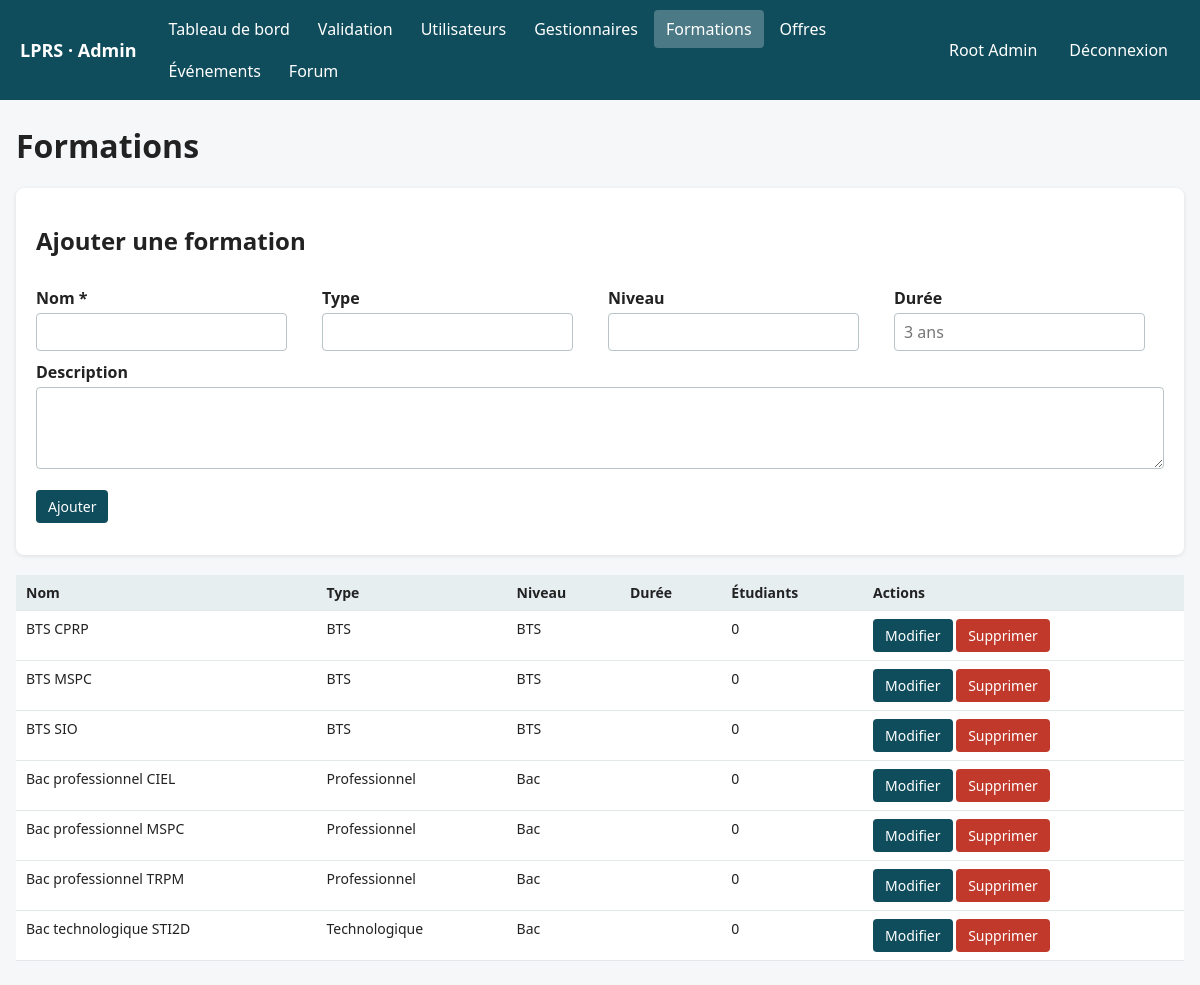
The page /src/admin/formations.php (signed in) on the database its author committed.
### tables this page shows
CREATE TABLE IF NOT EXISTS `utilisateur` (
                                             `id_utilisateur` int NOT NULL AUTO_INCREMENT,
                                             `nom` varchar(100) NOT NULL,
    `prenom` varchar(100) NOT NULL,
    `email` varchar(150) NOT NULL,
    `mot_de_passe` varchar(255) NOT NULL,
    `type_profil` varchar(30) NOT NULL,
    `statut_validation` varchar(30) DEFAULT 'En attente',
    PRIMARY KEY (`id_utilisateur`),
    UNIQUE KEY `email` (`email`)
    );

CREATE TABLE IF NOT EXISTS `formation` (
                                           `id_formation` int NOT NULL AUTO_INCREMENT,
                                           `nom_formation` varchar(100) NOT NULL,
    `niveau` varchar(50) DEFAULT NULL,
    `duree` varchar(50) DEFAULT NULL,
    `description` text,
    `type_formation` varchar(50) DEFAULT NULL,
    PRIMARY KEY (`id_formation`)
    );

### src/admin/outils.php (called while the page is built, shortened)
<?php
function e($texte)
{
    return htmlspecialchars((string)$texte, ENT_QUOTES, 'UTF-8');
}

### src/admin/garde_admin.php (called while the page is built, shortened)
<?php
require_once __DIR__ . '/outils.php';
$bdd = (new Bdd())->getConnexionBdd();
$requete = $bdd->prepare(
    "SELECT id_utilisateur, nom, prenom
     FROM utilisateur
     WHERE id_utilisateur = :id
       AND type_profil = 'gestionnaire'
       AND statut_validation = 'Validé'"
);
$requete->execute(['id' => $_SESSION['user_id']]);
$adminConnecte = $requete->fetch(PDO::FETCH_ASSOC);

### src/admin/formations.php (the view, shortened to what this page needs)
<?php
require_once __DIR__ . '/garde_admin.php';
$edition = null;
$formations = $bdd->query(
    'SELECT f.*, (SELECT COUNT(*) FROM etudiant e WHERE e.id_formation = f.id_formation) AS nb_etudiants
     FROM formation f ORDER BY f.type_formation, f.nom_formation'
)->fetchAll(PDO::FETCH_ASSOC);
$titrePage = 'Formations';
require __DIR__ . '/entete.php';
?>
<div class="carte">
    <h2><?= $edition ? 'Modifier la formation' : 'Ajouter une formation' ?></h2>
    <form method="post">
        <div class="grille-form">
            <div><label>Nom *</label><input name="nom_formation" required maxlength="100" value="<?= e($edition['nom_formation'] ?? '') ?>"></div>
            <div><label>Type</label>
                <input name="type_formation" list="types" maxlength="50" value="<?= e($edition['type_formation'] ?? '') ?>">
            </div>
            <div><label>Niveau</label><input name="niveau" maxlength="50" value="<?= e($edition['niveau'] ?? '') ?>"></div>
            <div><label>Durée</label><input name="duree" maxlength="50" placeholder="3 ans" value="<?= e($edition['duree'] ?? '') ?>"></div>
        </div>
        <label>Description</label>
        <textarea name="description" rows="3"><?= e($edition['description'] ?? '') ?></textarea>
        <p>
            <button type="submit"><?= $edition ? 'Enregistrer' : 'Ajouter' ?></button>
        </p>
    </form>
</div>
<div class="defilement">
    <table>
        <tr><th>Nom</th><th>Type</th><th>Niveau</th><th>Durée</th><th>Étudiants</th><th>Actions</th></tr>
        <?php foreach ($formations as $f): ?>
            <tr>
                <td><?= e($f['nom_formation']) ?></td>
                <td><?= e($f['type_formation']) ?></td>
                <td><?= e($f['niveau']) ?></td>
                <td><?= e($f['duree']) ?></td>
                <td><?= (int)$f['nb_etudiants'] ?></td>
                <td>
                    <a class="bouton" href="formations.php?edit=<?= (int)$f['id_formation'] ?>">Modifier</a>
                    <form method="post" class="en-ligne" onsubmit="return confirm('Supprimer cette formation ?');">
                        <button class="rouge" name="action" value="supprimer">Supprimer</button>
                    </form>
                </td>
            </tr>
        <?php endforeach; ?>
    </table>
</div>
<?php require __DIR__ . '/pied.php'; ?>

### src/admin/entete.php (shortened to what this page needs)
<?php
$pageCourante = basename($_SERVER['SCRIPT_NAME']);
$menu = [
    'dashboard.php'     => 'Tableau de bord',
    'validation.php'    => 'Validation',
    'utilisateurs.php'  => 'Utilisateurs',
    'gestionnaires.php' => 'Gestionnaires',
    'formations.php'    => 'Formations',
    'offres.php'        => 'Offres',
    'evenements.php'    => 'Événements',
    'forum.php'         => 'Forum',
];
?>
<!DOCTYPE html>
<html lang="fr">
<head>
</head>
<body>
<header>
    <span class="logo">LPRS · Admin</span>
    <nav>
        <?php foreach ($menu as $fichier => $libelle): ?>
            <a href="<?= e($fichier) ?>" class="<?= $pageCourante === $fichier ? 'actif' : '' ?>">
                <?= e($libelle) ?>
            </a>
        <?php endforeach; ?>
    </nav>
    <span><?= e($adminConnecte['prenom'] . ' ' . $adminConnecte['nom']) ?></span>
    <a class="quitter" href="../traitement/Logout.php">Déconnexion</a>
</header>
<main>
    <h1><?= e($titrePage ?? 'Administration') ?></h1>

### src/admin/entete.php (style rules this page uses)
body { margin: 0; font-family: system-ui, sans-serif; background: #f5f7f8; color: #222; }
header { background: #0f4c5c; color: #fff; display: flex; flex-wrap: wrap; align-items: center; gap: 8px 20px; padding: 10px 20px; }
header .logo { font-weight: bold; font-size: 18px; }
header nav { display: flex; flex-wrap: wrap; gap: 4px; flex: 1; }
header nav a, header .quitter { color: #fff; text-decoration: none; padding: 8px 12px; border-radius: 4px; }
header nav a.actif { background: rgba(255,255,255,.25); }
main { max-width: 1200px; margin: 24px auto; padding: 0 16px; }
h1 { margin-top: 0; }
.carte { background: #fff; border-radius: 8px; padding: 16px 20px; box-shadow: 0 1px 4px rgba(0,0,0,.1); margin-bottom: 20px; }
.defilement { overflow-x: auto; }
table { width: 100%; border-collapse: collapse; background: #fff; }
th, td { text-align: left; padding: 8px 10px; border-bottom: 1px solid #e3e8ea; vertical-align: top; font-size: 14px; }
th { background: #e6eef0; }
form.en-ligne { display: inline; }
input, select, textarea { padding: 7px 9px; border: 1px solid #b8c4c8; border-radius: 4px; font: inherit; box-sizing: border-box; }
textarea { width: 100%; }
label { display: block; margin: 10px 0 4px; font-weight: 600; }
button, .bouton { padding: 7px 12px; border: none; border-radius: 4px; cursor: pointer; background: #0f4c5c; color: #fff; text-decoration: none; font: inherit; font-size: 14px; display: inline-block; }
button.rouge { background: #c0392b; }
.grille-form { display: grid; grid-template-columns: repeat(auto-fit, minmax(220px, 1fr)); gap: 0 16px; }

### rows shown on the page
utilisateur: prenom+nom "Root Admin"
formation: nom_formation "BTS CPRP", type_formation "BTS", niveau "BTS", nb_etudiants "0"
formation: nom_formation "BTS MSPC", type_formation "BTS", niveau "BTS", nb_etudiants "0"
formation: nom_formation "BTS SIO", type_formation "BTS", niveau "BTS", nb_etudiants "0"
formation: nom_formation "Bac professionnel CIEL", type_formation "Professionnel", niveau "Bac", nb_etudiants "0"
formation: nom_formation "Bac professionnel MSPC", type_formation "Professionnel", niveau "Bac", nb_etudiants "0"
formation: nom_formation "Bac professionnel TRPM", type_formation "Professionnel", niveau "Bac", nb_etudiants "0"
formation: nom_formation "Bac technologique STI2D", type_formation "Technologique", niveau "Bac", nb_etudiants "0"

### other values the page prints
$libelle "Tableau de bord"
$libelle "Validation"
$libelle "Utilisateurs"
$libelle "Gestionnaires"
$libelle "Formations"
$libelle "Offres"
$libelle "Événements"
$libelle "Forum"
$titrePage "Formations"
